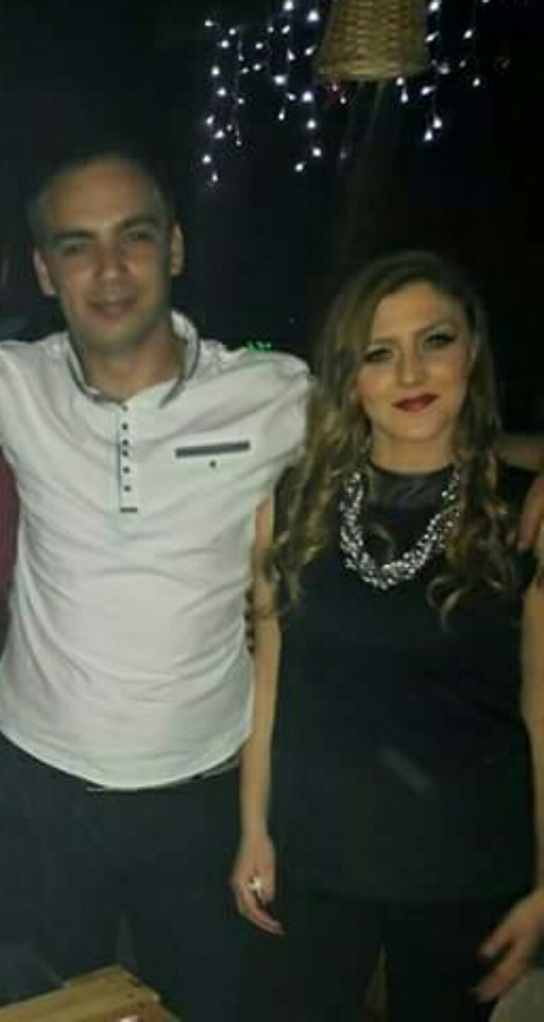
#> input picture images/aa.jpg, 1630 x 3064 px, given in place of bm.jpg, which was not available (shown at 1/3 size)
$ python coi_extractor.py   (older library calls are emulated)
#> lines starting #> are read from the running program, lines starting #| are printed output that depends on the picture; after the words box and inside, x2 and y2 are one past the last pixel; in counts of white or black regions, pixels touching at a corner belong together; pictures that were not available may be replaced by others from this repository, and a replacement may not be noted
import cv2
import imutils

import numpy as np


slika0= "images/ogavna.jpg"
slika1 = "images/aw.jpg"
slika2 = "images/ae.jpeg"
slika3 = "images/ai.jpeg"
slika4 = "images/as.jpg"
slika5 = "images/at.jpg"
slika6 = "images/az.jpeg"
slika7 = "images/bf.jpeg"
slika8 = "images/bm.jpg"
slika9 = "images/bz.jpeg"  # nosite se u kurac
slika10 = "images/ao.jpeg"  # jebem vam mater
slika11 = "images/bs.jpeg"
slika12 = "images/crna2.jpg"


image = cv2.imread(slika8)  # read image
#> image is the input picture: shape (3064, 1630, 3); mean B, G, R 56.7, 65.9, 62
gray = cv2.cvtColor(image, cv2.COLOR_BGR2GRAY)  # image 2 grayscale
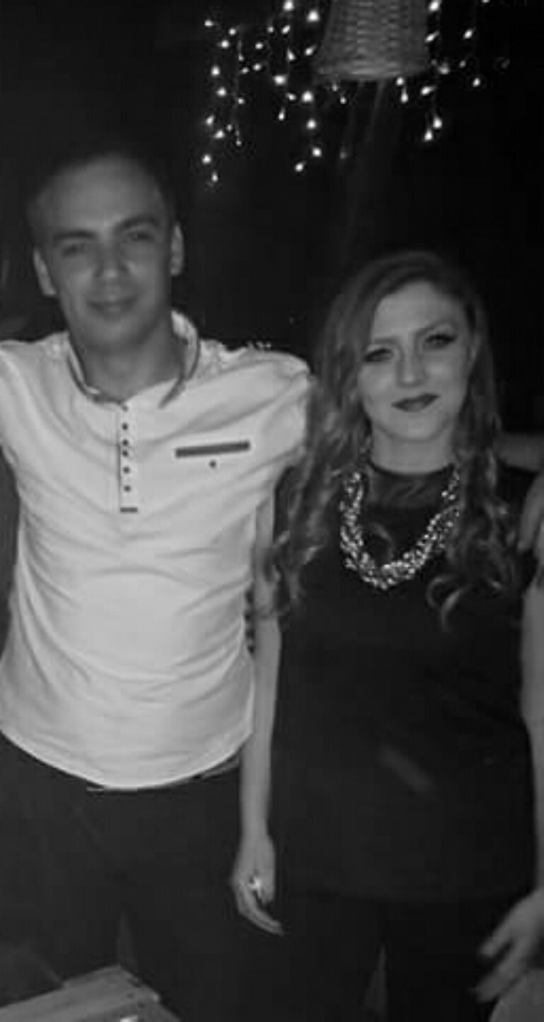
#> gray: shape (3064, 1630) (shown at 1/3 size); min 0, max 254, mean 63.6


# [26 lines of commented-out code are left out]
gray = cv2.Canny(gray, 25, 150)
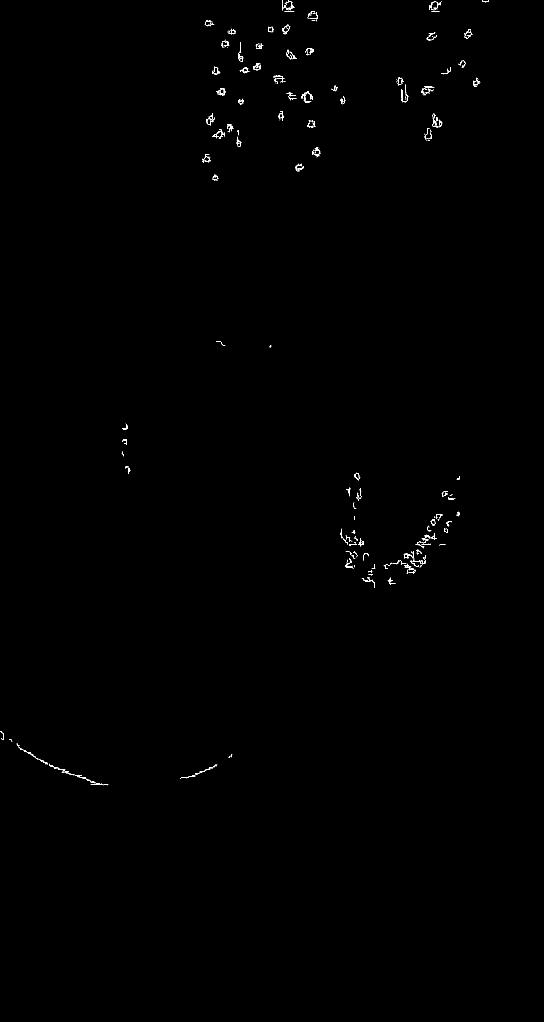
#> gray: shape (3064, 1630) (shown at 1/3 size); 0.17% white in thin lines or dots, all inside (x1, y1, x2, y2) = (0, 0, 1467, 2356)


# Contours
# (_, contours, _) = cv2.findContours(gray.copy(), cv2.RETR_EXTERNAL, cv2.CHAIN_APPROX_SIMPLE)
# contours = sorted(contours, key=cv2.contourArea, reverse=True)[0]
# print(len(contours))
# cv2.drawContours(image, contours, -1, (0, 0, 255), 3)


detector = cv2.CascadeClassifier("haarcascade_frontalface_default.xml")
faceRects = detector.detectMultiScale(
    gray,
    scaleFactor=1.1,
    minNeighbors=5,
    minSize=(30, 30),
    flags=cv2.CASCADE_SCALE_IMAGE
)
#> faceRects = ()

for (x, y, w, h) in faceRects:
    cv2.rectangle(image, (x, y), (x + w, y + h), (0, 255, 0), 2)
#> this loop made 0 passes


img_sw = imutils.resize(image, height=800)
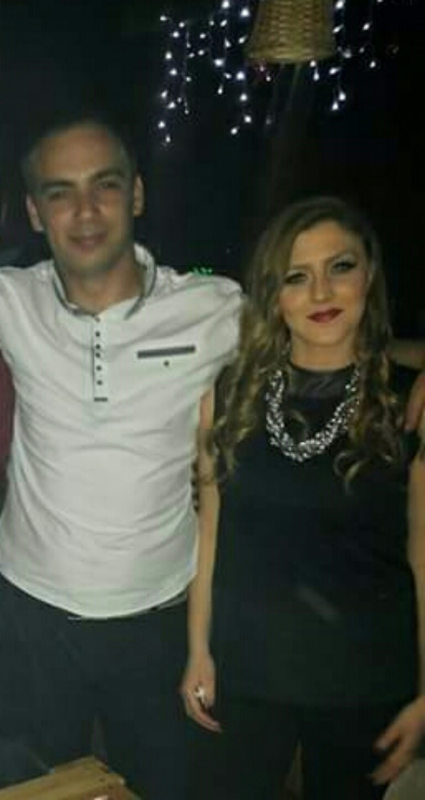
#> img_sw: shape (800, 425, 3); mean B, G, R 56.7, 65.9, 62
cv2.imshow("Image", img_sw)
edg_sw = imutils.resize(gray, height=800)
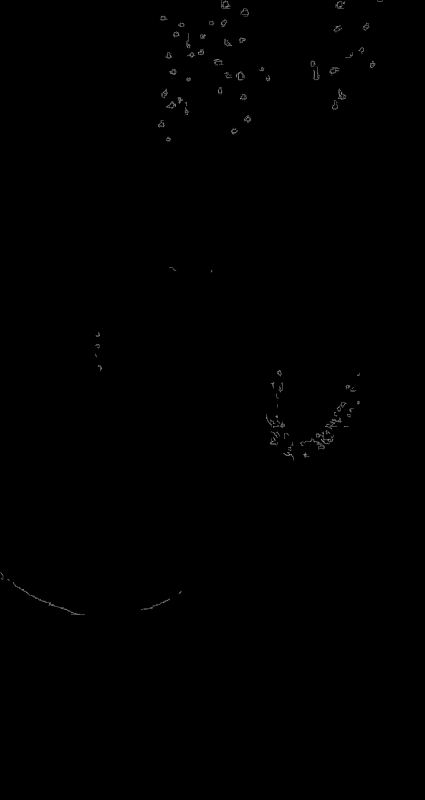
#> edg_sw: shape (800, 425); min 0, max 162, mean 0.4
cv2.imshow("Edged", edg_sw)
cv2.waitKey(0)

# cv2.reduce() # TODO

$ run again, on images/ab.jpg
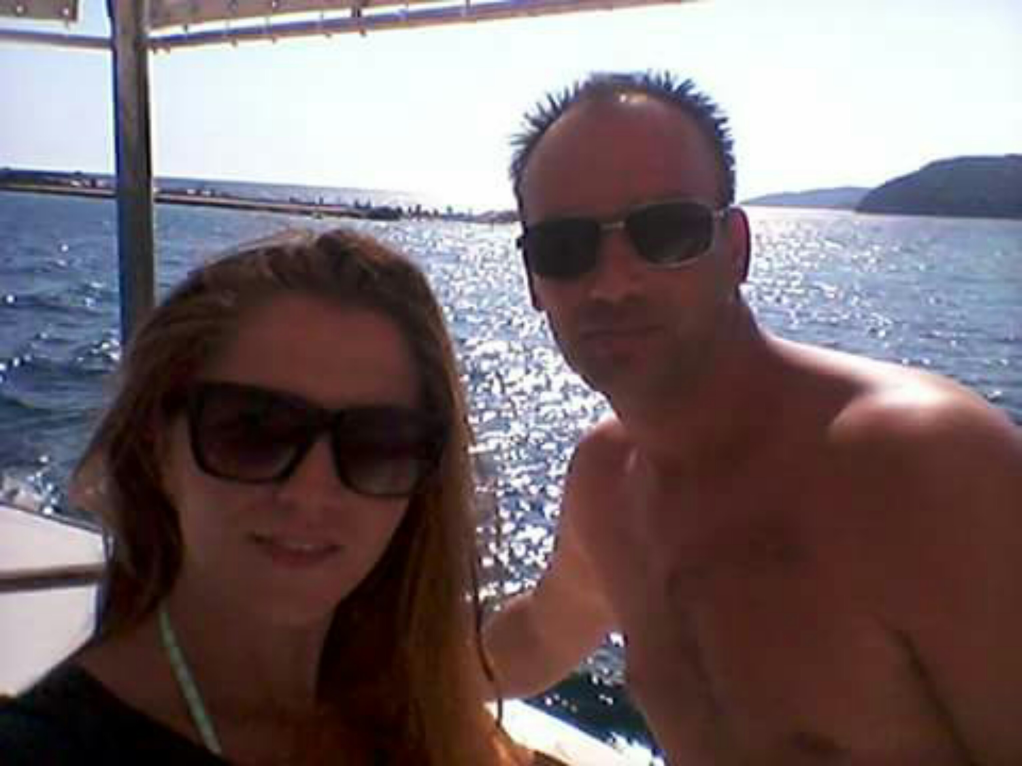
#> input picture images/ab.jpg, 3064 x 2298 px, given in place of bm.jpg, which was not available (shown at 1/3 size)
#> image is the input picture: shape (2298, 3064, 3); mean B, G, R 107.9, 105.1, 119
#> `gray = cv2.Canny(gray, 25, 150)`:
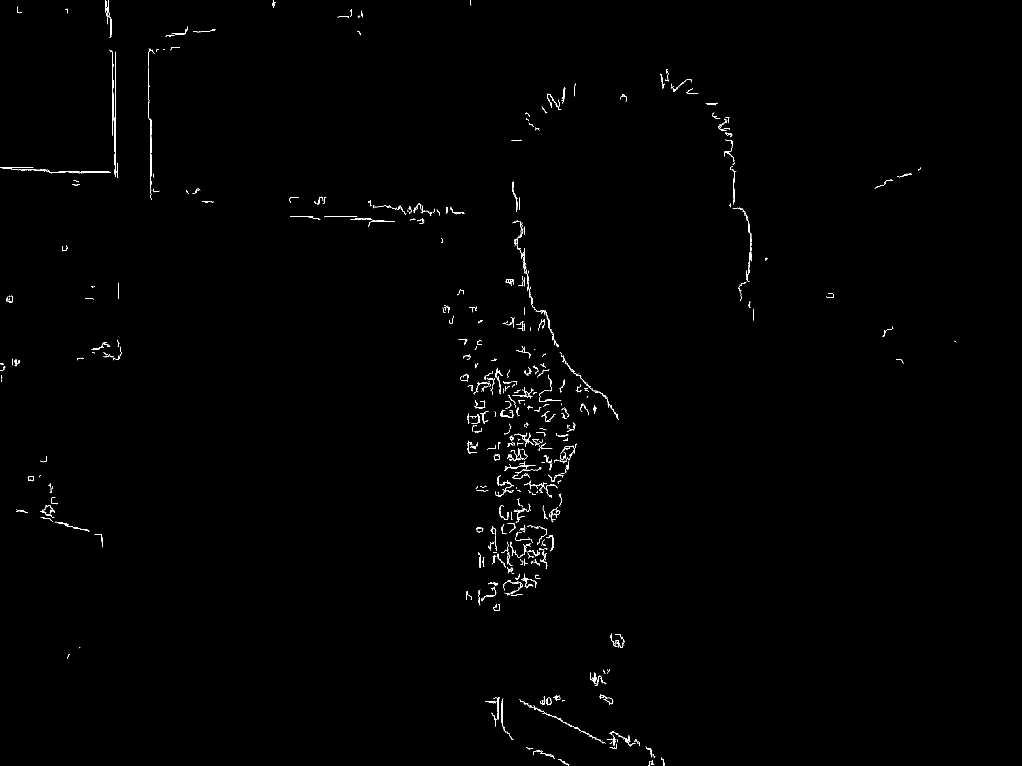
#> gray: shape (2298, 3064) (shown at 1/3 size); 0.36% white in thin lines or dots
#> faceRects = ()
#> `edg_sw = imutils.resize(gray, height=800)`:
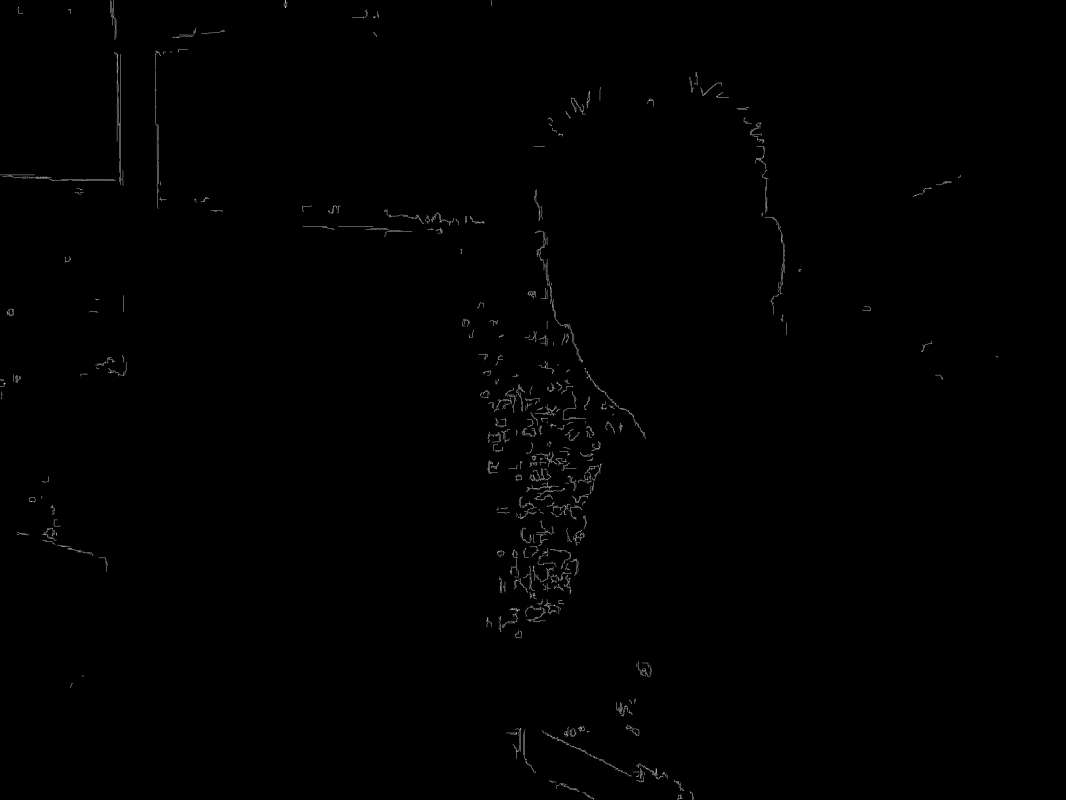
#> edg_sw: shape (800, 1066); min 0, max 210, mean 0.9

$ run again, on images/ac.jpg
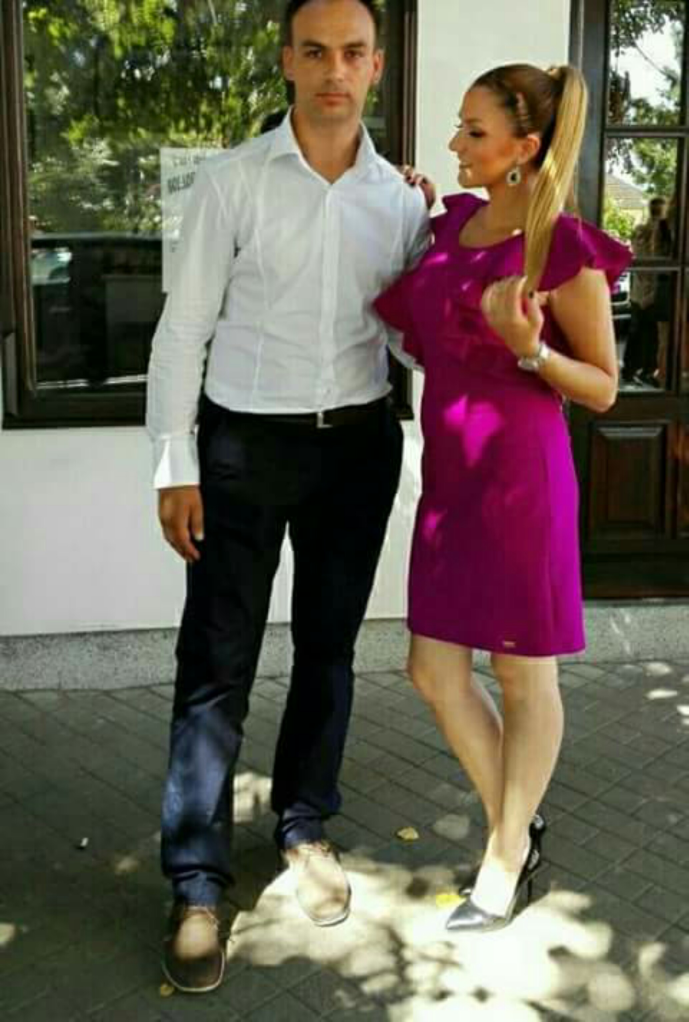
#> input picture images/ac.jpg, 2065 x 3064 px, given in place of bm.jpg, which was not available (shown at 1/3 size)
#> image is the input picture: shape (3064, 2065, 3); mean B, G, R 83.4, 96, 104.5
#> `gray = cv2.Canny(gray, 25, 150)`:
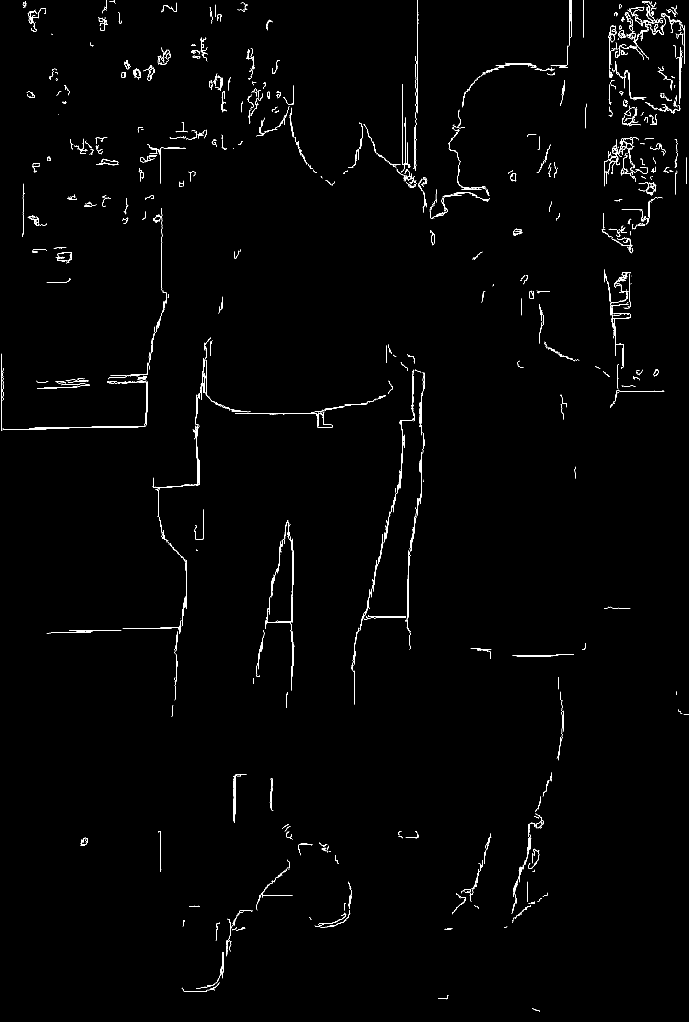
#> gray: shape (3064, 2065) (shown at 1/3 size); 0.76% white in thin lines or dots
#> faceRects = ()
#> `edg_sw = imutils.resize(gray, height=800)`:
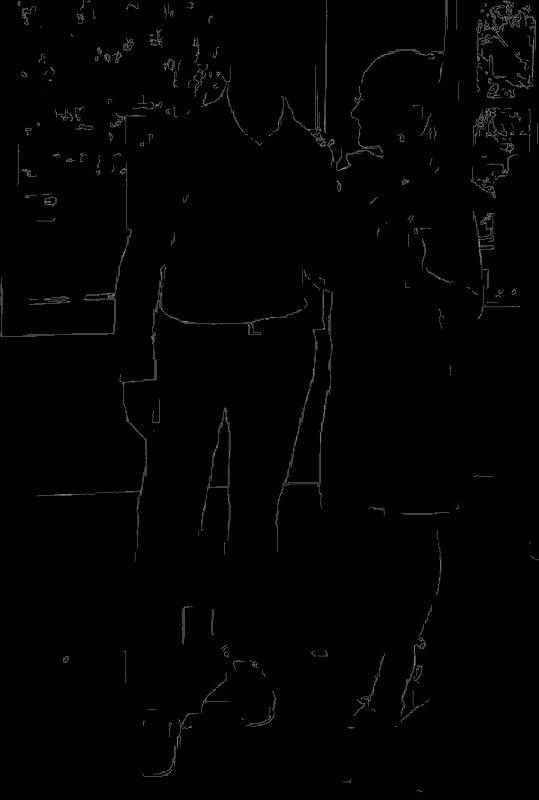
#> edg_sw: shape (800, 539); min 0, max 157, mean 1.9
